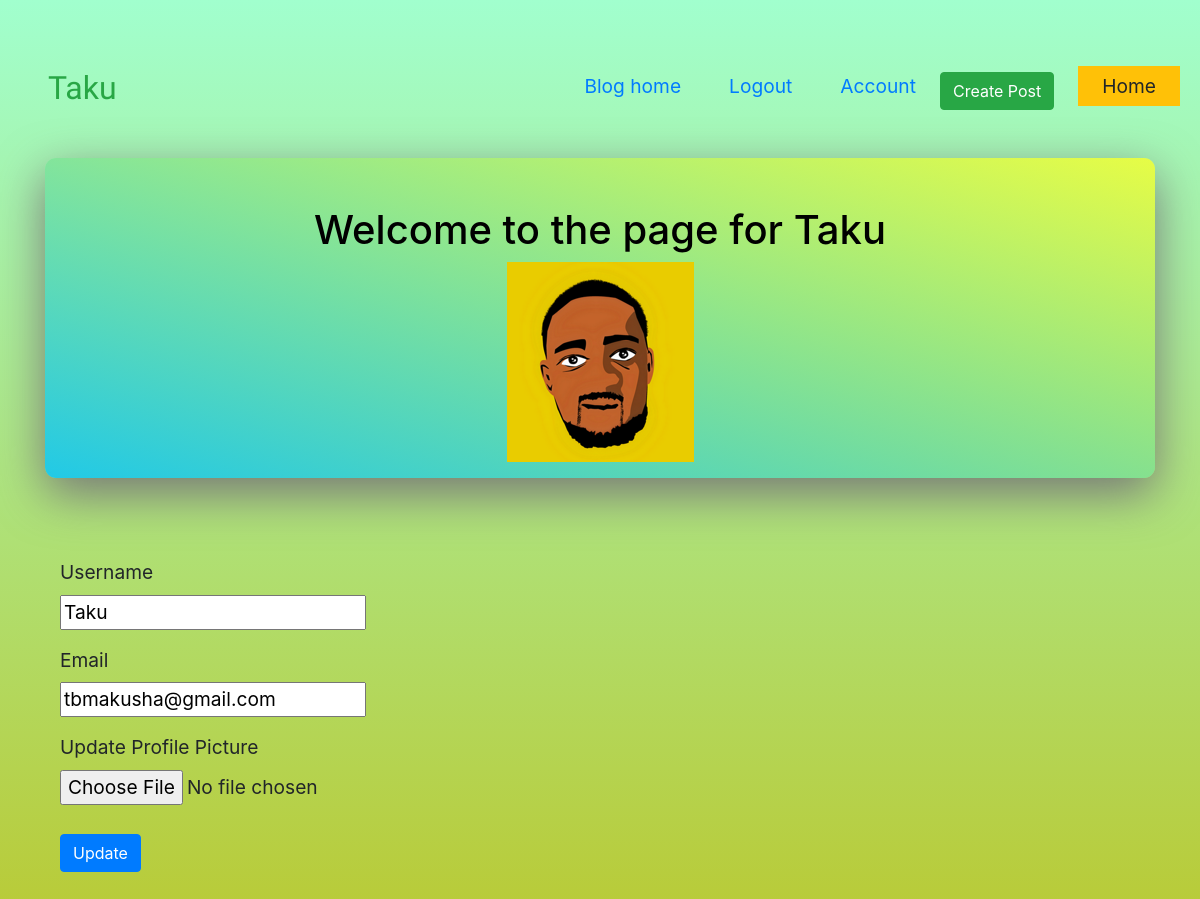
/blog/account (signed in), run on the app's committed database.
### website/blog/models.py (models this page shows, shortened)
class User(db.Model, UserMixin):
    __tablename__ = "users"
    id = db.Column(db.Integer, primary_key=True)
    profile_image = db.Column(db.String(64), nullable=False)
    email = db.Column(db.String(64), unique=True, index=True)
    username = db.Column(db.String(64), unique=True, index=True)
    password_hash = db.Column(db.String(128))
    post = db.relationship("BlogPost", backref="author", lazy=True)

### website/blog/users/views.py (the view)
@users.route("/blog/account", methods=["GET", "POST"])
@login_required
def account():
    form = UpdateUserForm()
    if form.validate_on_submit():
        if form.picture.data:
            username = current_user.username
            pic = add_profile_pic(form.picture.data, username)
            current_user.profile_image = pic
        current_user.username = form.username.data
        current_user.email = form.email.data
        db.session.commit()
        flash("User ACccount Updated")
        return redirect(url_for("users.account"))
    elif request.method == "GET":
        form.username.data = current_user.username
        form.email.data = current_user.email
    profile_image = url_for(
        "static", filename="profile_pics/" + current_user.profile_image
    )
    return render_template("account.html", profile_image=profile_image, form=form)

### website/blog/users/forms.py (shortened to what this page needs)
class UpdateUserForm(FlaskForm):
    email = StringField("Email", validators=[DataRequired(), Email()])
    username = StringField("Username", validators=[DataRequired()])
    picture = FileField(
        "Update Profile Picture", validators=[FileAllowed(["jpg", "png"])]
    )
    submit = SubmitField("Update")

### website/blog/models.py (called while the page is built)
@login_manager.user_loader
def load_users(user_id):
    return User.query.get(user_id)

### website/templates/account.html (shortened to what this page needs)
{%extends "baseb.html"%}
{%block content%}
<div class="myjumbo pt-5">
  <div align="center">
    <h1>Welcome to the page for {{current_user.username}}</h1>
    <img src="{{url_for("static",filename="profile_pics/"+current_user.profile_image)}}" alt="Userprofile pic">
  </div>
</div>
<div class="container">
  <div class="account-form">
    <form method="POST" action="" enctype="multipart/form-data">
      <div class="form-group">
        {{form.username.label(class="d-block ")}} {{form.username(class="d-block")}}
      </div>
      <div class="form-group">
        {{form.email.label(class="d-block")}} {{form.email(class="d-block")}}
      </div>
      <div class="form-group">
        {{form.picture.label(class="d-block")}} {{form.picture(class="d-block")}}
        <br>
        {{form.submit(class="d-block btn btn-primary")}}
      </div>
    </form>
  </div>
</div>
{%endblock%}

### website/static/blog_css.css (style rules this page uses)
body { background-image: linear-gradient(#a1ffce, #b9ca35); background-repeat: no-repeat; min-height: 100vh; font-size: 1.2rem; }
.myjumbo { background-image: linear-gradient(to right top, #00c3ffce, #ffff1cb9); color: black; min-height: 20rem; border-radius: .7rem; box-shadow: 0 1rem 3rem #777; overflow: hidden; margin-bottom: 5rem; margin-top: 2rem; position: relative; font-size: 2rem; text-align: left; }
.account-form { margin: 5% auto; }

### data on the page
User: username "Taku", profile_image (picture), email "tbmakusha@gmail.com"
